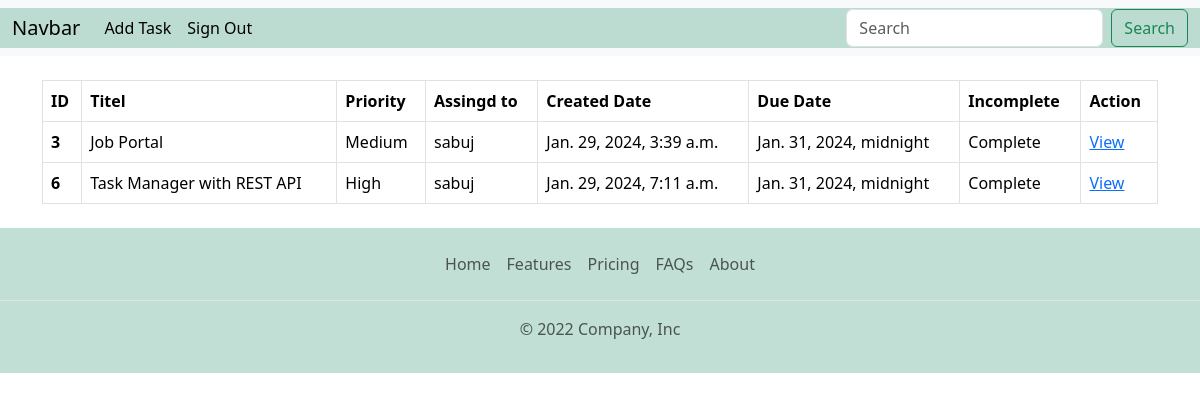
The app's page /task-list/?filter=complete with its own data.
### task/models.py (models this page shows, shortened)
class Task(models.Model):
    PRIORITY = (('Low', 'Low'),('Medium', 'Medium'),('High', 'High'),)
    assigned_to = models.ForeignKey(CustomUser, on_delete=models.CASCADE, null=True, blank=True)
    title = models.CharField(max_length=300)
    description = models.TextField()
    due_date =models.DateTimeField()
    priority = models.CharField(choices=PRIORITY, default='Medium', max_length=20)
    is_complete = models.BooleanField(default=False)
    created_date = models.DateTimeField(auto_now_add=True, editable=False,blank=True,null=True)
    completed_date = models.DateTimeField(auto_now_add=True,editable=False,blank=True,null=True)
    updated_date = models.DateTimeField(auto_now=True)

### authentication/models.py (models this page shows)
class CustomUser(AbstractUser):
    USER_TYPE = (
        ('Admin','Admin'),('User','User'),('Staff','Staff'),
    )
    GENDER=(
        ('Male','Male'), ('Female','Female'),
    )
    BLOOD_GROUP=(
        ('A+','A+'),('A-','A-'),('AB+','AB+'),('AB-','AB-'),('B+','B+'),('B-','B-'),('O+','O+'),('O-','O-'),
    )
    phone_number= models.CharField(max_length=15,null=True,blank=True)
    date_of_birth = models.DateField(blank =True, null=True)
    address= models.CharField(max_length=200, null=True, blank=True)
    user_type= models.CharField(choices=USER_TYPE,max_length=30, null=True, blank=True)
    gender= models.CharField(choices=GENDER,max_length=10, null=True, blank=True)
    blood_group= models.CharField(choices=BLOOD_GROUP,max_length=5, null=True, blank=True)
    bio= models.CharField(max_length=300, null=True, blank=True)
    image= models.ImageField(upload_to='profile_pic',null=True, blank=True)
    otp = models.CharField(max_length=6, blank=True, null=True)
    def __str__(self):
        return self.username

### task/views.py (the view)
# urls.py: path('task-list/',task_list,name="task_list"),
def task_list(request):
    if request.method == 'GET':
        search_kay = request.GET.get('search_bar')
        filter = request.GET.get('filter')
        ordering = request.GET.get('ordering')
        priority = request.GET.get('priority')
        if search_kay:
            if Task.objects.filter(title__icontains = search_kay).exists():
                task = Task.objects.filter(title__icontains = search_kay)
            else:
                messages.warning(request,'Task not found!')
                task = Task.objects.all()
        elif ordering == 'created_date':
            task = Task.objects.all().order_by('-created_date')
        elif ordering == 'due_date':
            task = Task.objects.all().order_by('due_date')
        elif filter == 'complete':
            task = Task.objects.filter(is_complete=True)
        elif filter == 'incomplete':
            task = Task.objects.filter(is_complete=False)
        elif priority == 'all':
            task = Task.objects.all()
        elif priority == 'high':
            task = Task.objects.filter(priority='High')
        elif priority == 'medium':
            task = Task.objects.filter(priority="Medium")
        elif priority == 'low':
            task = Task.objects.filter(priority='Low')
        else:
            task = Task.objects.all()
    return render(request,'task/task.html',{'task':task, 'filter':filter})

### templates/task/task.html (shortened to what this page needs)
{% extends './base.html' %}
{% load static %}
{% block body %}
<br>
<table class="table table-bordered">
    <thead>
      <tr>
        <th scope="col">ID</th>
        <th scope="col">Titel</th>
        <th scope="col">
          <div class="dropdown">
            <a style="color: black; text-decoration: none;" href="?priority=all" class="dropbtn">Priority</a>
           </div>
        </th>
        <th scope="col">Assingd to</th>
        <th scope="col">
          <a style="color: black; text-decoration: none;" href="?ordering=created_date">Created Date</a>
        </th>
        <th scope="col">
          <a style="color: black; text-decoration: none;" href="?ordering=due_date">Due Date</a>
        </th>
        <th scope="col"><b>
          {% if filter == 'complete' %}
          <a style="color: black; text-decoration: none;" href="?filter=incomplete">Incomplete</a>
          {% elif filter == 'incomplete' %}
          <a style="color: black; text-decoration: none;" href="?filter=complete">Complete</a>
          {% else %}
          <a style="color: black; text-decoration: none;" href="?filter=complete">Status</a>
          {% endif %}
        </th>
        <th scope="col">Action</th>
      </tr>
    </thead>
    <tbody>
{% for task in task %}
      <tr>
        <th scope="row">{{task.id}}</th>
        <td>{{task.title}}</td>
        <td>{{task.priority}}</td>
        <td>{{task.assigned_to}}</td>
        <td>{{task.created_date}}</td>
        <td>{{task.due_date}}</td>
        <td>{% if task.is_complete %}
          Complete
          {% else %}
          Incomplete
          {% endif %}
        </td>
        <td><a href="{% url 'task_view' task.id %}">View</a></td>
      </tr>
      {% endfor %}
    </tbody>
  </table>
{% endblock body %}

### records on screen
Task: id "3", title "Job Portal", priority "Medium", assigned_to "sabuj", created_date "Jan. 29, 2024, 3:39 a.m.", due_date "Jan. 31, 2024, midnight", is_complete "Complete"
Task: id "6", title "Task Manager with REST API", priority "High", assigned_to "sabuj", created_date "Jan. 29, 2024, 7:11 a.m.", due_date "Jan. 31, 2024, midnight", is_complete "Complete"
